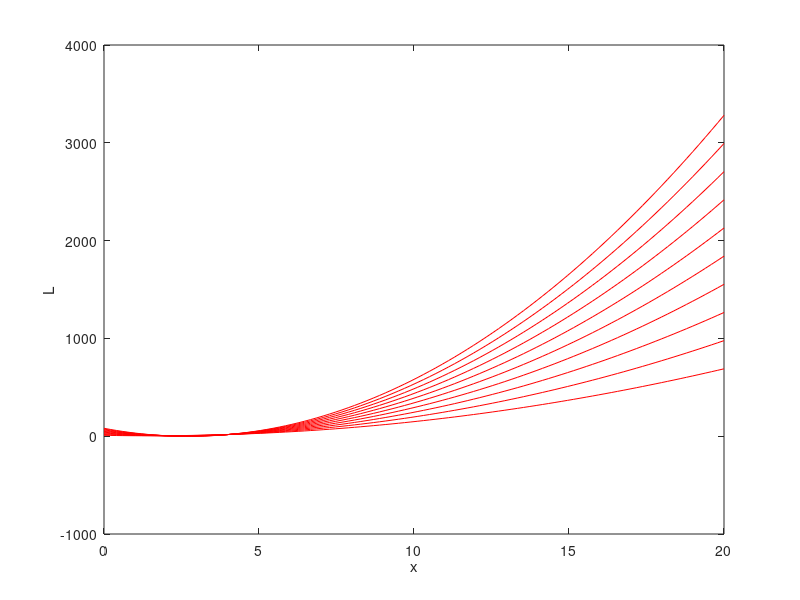

The MATLAB source for this figure:
clear all;
close all;
size=100;
lambda=linspace(1,10,10);
x=linspace(0,20,size);
f = @(x,l) (x*x+1)+l*(x*x-6*x+8);
L=zeros(1,size);
L_opt=L;

for i=1:10
    for j=1:size
        L(j)=f(x(j),lambda(i));
        
    end 
    if(lambda(i)==2)
            L_opt=L;
    end
    plot(x,L,'r');
    xlabel('x');
    ylabel('L');
    hold on;
    %plot(x,L,'r');
    %L=zeros(1,size);
end
optimal=min(L_opt)

